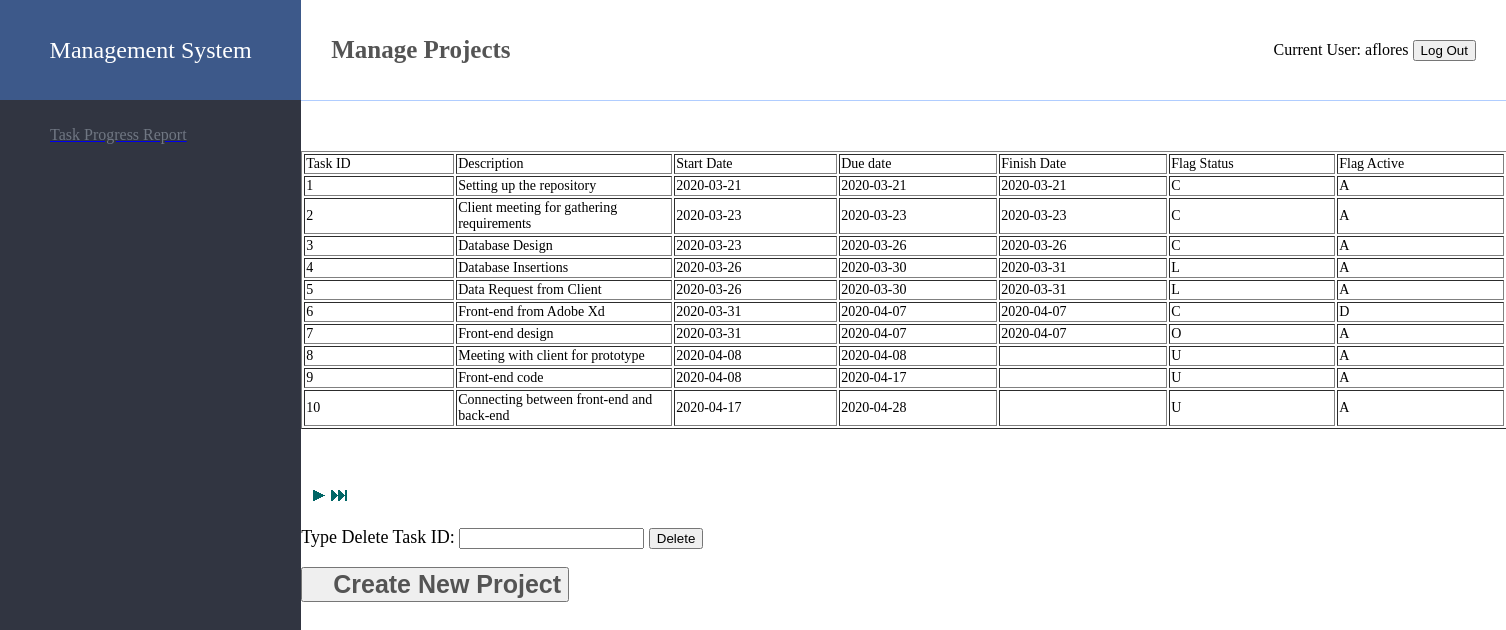
Page /oldfiles/task.php (signed in) on the committed database.
### tables this page shows
CREATE TABLE MENU(
	MenuID int(6) PRIMARY KEY AUTO_INCREMENT,
    MenuName varchar(30) NOT NULL,
    url varchar(50)
);

CREATE TABLE USER_LOGIN(
	Username varchar(15) PRIMARY KEY NOT NULL,
    ClientID int(6),
    EmployeeID int(6),
    PasswordHash BINARY(20) NOT NULL,
    Salt BINARY(20) NOT NULL,
    FOREIGN KEY (ClientID) REFERENCES client(ClientID),
    FOREIGN KEY (EmployeeID) REFERENCES employee(EmployeeID)
);

CREATE TABLE TASK(
	TaskID int(6) PRIMARY KEY NOT NULL AUTO_INCREMENT,
    Description varchar(255),
    StartDate date,
    DueDate date,
    FinishDate date,
    FlagStatus varchar(1),
    FlagActive varchar(1)
);

### Module/Login/session.php (called while the page is built, shortened)
<?php
$user_check=$_SESSION['login_user'];
$ses_sql=mysqli_query($conn,"SELECT Username, EmployeeName FROM `USER_LOGIN` a INNER JOIN `EMPLOYEE` b ON a.EmployeeID = b.EmployeeID AND Username = '".$user_check."'");
$row = mysqli_fetch_assoc($ses_sql);
$login_session = $row['Username'];
if(!isset($login_session)){
    $ses_sql=mysqli_query($conn,"SELECT Username, ClientName FROM `USER_LOGIN` a INNER JOIN `CLIENT` b ON a.ClientID = b.ClientID AND Username = '".$user_check."'");
    $row = mysqli_fetch_assoc($ses_sql);
    $login_session = $row['Username'];
}
?>

### oldfiles/task.php (the view, shortened to what this page needs)
<?php require_once('Connections/remotesql.php'); ?>
<?php
$currentPage = $_SERVER["PHP_SELF"];
$maxRows_TaskRecordset = 10;
$pageNum_TaskRecordset = 0;
$startRow_TaskRecordset = $pageNum_TaskRecordset * $maxRows_TaskRecordset;
$query_TaskRecordset = "SELECT * FROM TASK";
$query_limit_TaskRecordset = sprintf("%s LIMIT %d, %d", $query_TaskRecordset, $startRow_TaskRecordset, $maxRows_TaskRecordset);
$TaskRecordset = mysql_query($query_limit_TaskRecordset, $remotesql) or die(mysql_error());
$row_TaskRecordset = mysql_fetch_assoc($TaskRecordset);
if (isset($_GET['totalRows_TaskRecordset'])) {
  $totalRows_TaskRecordset = $_GET['totalRows_TaskRecordset'];
} else {
  $all_TaskRecordset = mysql_query($query_TaskRecordset);
  $totalRows_TaskRecordset = mysql_num_rows($all_TaskRecordset);
}
$totalPages_TaskRecordset = ceil($totalRows_TaskRecordset/$maxRows_TaskRecordset)-1;
$queryString_TaskRecordset = "";
$queryString_TaskRecordset = sprintf("&totalRows_TaskRecordset=%d%s", $totalRows_TaskRecordset, $queryString_TaskRecordset);
?>
<?php include 'Source/connect.php';?>
<?php include('Module/Login/session.php'); ?>
<!DOCTYPE html>
<html>
	<head>
		<link rel="stylesheet" href="css/page.css" />
	</head>
	<body>
		<div class="left">
			<div class="bigTitle">Management System</div>
			<div class="lines">
<? $sql_menu = "SELECT MENU.MenuName, MENU.url FROM MENU, ASSIGNED_MENU WHERE MENU.MenuID = ASSIGNED_MENU.MenuID AND ASSIGNED_MENU.Username = '$login_session'";
$result_menu = $conn->query($sql_menu);
while($row_menu = $result_menu->fetch_array()){
?>
				<a href="<? echo $row_menu[1]; ?>"><div onclick="pageClick(this)"> <? echo $row_menu[0]; ?> </div></a>
<?
}
?>
			</div>
		</div>
		<div class="top">
			<div class="leftTiyle" id="flTitle">Manage Projects</div>
			<div class="thisUser">
        Current User: <?php echo $login_session; ?>
        <button id="menu-logout" type="button">
				  Log Out
				</button>
      </div>
		</div>
		<div class="content" margin-top: 50px>
		  <form name="form1" method="post" action="">
		    <table width="1256" border="1">
		      <tr>
		        <td width="146">Task ID</td>
		        <td width="212">Description</td>
		        <td width="159">Start Date</td>
		        <td width="154">Due date</td>
		        <td width="164">Finish Date</td>
		        <td width="162">Flag Status</td>
		        <td width="163">Flag Active</td>
	          </tr>
              <?php do { ?>
              <tr>
                <td><?php echo $row_TaskRecordset['TaskID']; ?></td>
                <td><?php echo $row_TaskRecordset['Description']; ?></td>
                <td><?php echo $row_TaskRecordset['StartDate']; ?></td>
                <td><?php echo $row_TaskRecordset['DueDate']; ?></td>
                <td><?php echo $row_TaskRecordset['FinishDate']; ?></td>
                <td><?php echo $row_TaskRecordset['FlagStatus']; ?></td>
                <td><?php echo $row_TaskRecordset['FlagActive']; ?></td>
              </tr>
                <?php } while ($row_TaskRecordset = mysql_fetch_assoc($TaskRecordset)); ?>
            </table>
		    <p>&nbsp;
            <table border="0">
              <tr>
                <td><?php if ($pageNum_TaskRecordset > 0) {  ?>
                    <?php }  ?></td>
                <td><?php if ($pageNum_TaskRecordset > 0) {  ?>
                    <?php }  ?></td>
                <td><?php if ($pageNum_TaskRecordset < $totalPages_TaskRecordset) {  ?>
                    <a href="<?php printf("%s?pageNum_TaskRecordset=%d%s", $currentPage, min($totalPages_TaskRecordset, $pageNum_TaskRecordset + 1), $queryString_TaskRecordset); ?>"><img src="Next.gif"></a>
                    <?php }  ?></td>
                <td><?php if ($pageNum_TaskRecordset < $totalPages_TaskRecordset) {  ?>
                    <a href="<?php printf("%s?pageNum_TaskRecordset=%d%s", $currentPage, $totalPages_TaskRecordset, $queryString_TaskRecordset); ?>"><img src="Last.gif"></a>
                    <?php }  ?></td>
              </tr>
            </table>
            </p>
		    <p>Type Delete Task ID:
		      <input type="text" name="deletefield" id="deletefield">
		      <input type="submit" name="button2" id="button2" value="Delete">
		    </p>
		  </form>
        <p>
         <a href="addTask.php"> <input name="button" type="submit" class="leftTiyle" id="button" value="Create New Project"></a>
        </p>
        </div>
	</body>
</html>

### css/page.css (style rules this page uses)
body { margin: 0px; padding: 0px; }
.left { background: #313541; width: 20%; float: left; position: absolute; top: 0px; bottom: 0px; }
.top { width: 80%; float: right; height: 100px; line-height: 100px; border-bottom: 1px solid #b0cdff; }
.content { float: right; width: 80%; text-align: left; font-size: 14px; margin-top: 50px; }
.leftTiyle { font-size: 25px; padding-left: 30px; font-weight: 600; color: #545454; float: left; }
.thisUser { float: right; margin-right: 30px; }
.bigTitle { background: #3d598a; color: #fff; height: 100px; line-height: 100px; text-align: center; font-size: 24px; font-family: -webkit-body; }
.lines div { height: 70px; line-height: 70px; padding-left: 50px; color: #707783; }
.content form p { font-size: 18px; }
.content form p { font-size: 18px; text-align: left; }

### rows in the picture
menu: MenuName "Task Progress Report"
user_login: Username "aflores"
task: TaskID "1", Description "Setting up the repository", StartDate "2020-03-21", DueDate "2020-03-21", FinishDate "2020-03-21", FlagStatus "C", FlagActive "A"
task: TaskID "2", Description "Client meeting for gathering requirements", StartDate "2020-03-23", DueDate "2020-03-23", FinishDate "2020-03-23", FlagStatus "C", FlagActive "A"
task: TaskID "3", Description "Database Design", StartDate "2020-03-23", DueDate "2020-03-26", FinishDate "2020-03-26", FlagStatus "C", FlagActive "A"
task: TaskID "4", Description "Database Insertions", StartDate "2020-03-26", DueDate "2020-03-30", FinishDate "2020-03-31", FlagStatus "L", FlagActive "A"
task: TaskID "5", Description "Data Request from Client", StartDate "2020-03-26", DueDate "2020-03-30", FinishDate "2020-03-31", FlagStatus "L", FlagActive "A"
task: TaskID "6", Description "Front-end from Adobe Xd", StartDate "2020-03-31", DueDate "2020-04-07", FinishDate "2020-04-07", FlagStatus "C", FlagActive "D"
task: TaskID "7", Description "Front-end design", StartDate "2020-03-31", DueDate "2020-04-07", FinishDate "2020-04-07", FlagStatus "O", FlagActive "A"
task: TaskID "8", Description "Meeting with client for prototype", StartDate "2020-04-08", DueDate "2020-04-08", FlagStatus "U", FlagActive "A"
task: TaskID "9", Description "Front-end code", StartDate "2020-04-08", DueDate "2020-04-17", FlagStatus "U", FlagActive "A"
task: TaskID "10", Description "Connecting between front-end and back-end", StartDate "2020-04-17", DueDate "2020-04-28", FlagStatus "U", FlagActive "A"
